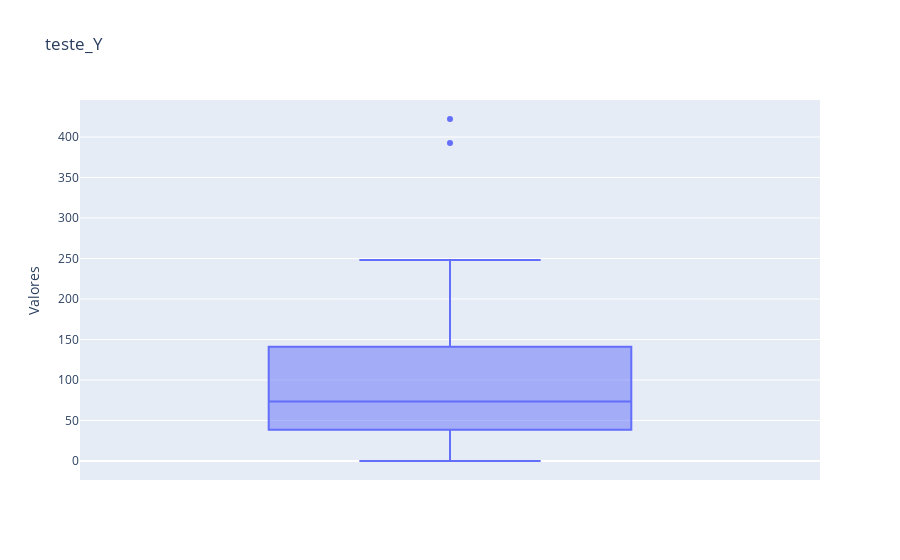

The code cell stored with this chart in its notebook:
### Markdown cell above
### Plot a distribuição da coluna Y usando o box plot da lib plotly

### Code cell
plot_y = px.box(data, y ="Y", title="teste_Y", labels={"Y": "Valores"})
plot_y.show()

### Figure 1 — Plotly figure (JSON) as saved in the notebook; plotly's stock layout.template omitted (floating-point values rounded to 4 significant figures)
{"data": [{"alignmentgroup": "True", "hovertemplate": "Valores=%{y}<extra></extra>", "legendgroup": "", "marker": {"color": "#636efa"}, "name": "", "notched": false, "offsetgroup": "", "orientation": "v", "showlegend": false, "type": "box", "x0": " ", "xaxis": "x", "y": [392.5, 46.2, 15.7, 422.2, 119.4, 170.9, 56.9, 77.5, 214, 65.3, 20.9, 248.1, 23.5, 39.6, 48.8, 6.6, 134.9, 50.9, 4.4, 113, 14.8, 48.7, 52.1, 13.2, 103.9, 77.5, 11.8, 98.1, 27.9, 38.1, 0, 69.2, 14.6, 40.3, 161.5, 57.2, 217.6, 58.1, 12.6, 59.6, 89.9, 202.4, 181.3, 152.8, 162.8, 73.4, 21.3, 92.6, 76.1, 39.9, 142.1, 93, 31.9, 32.1, 55.6, 133.3, 194.5, 137.9, 87.4, 209.8, 95.5, 244.6, 187.5], "y0": " ", "yaxis": "y"}], "layout": {"autosize": true, "boxmode": "group", "legend": {"tracegroupgap": 0}, "title": {"text": "teste_Y"}, "xaxis": {"anchor": "y", "autorange": true, "domain": [0, 1], "range": [-0.5, 0.5], "type": "category"}, "yaxis": {"anchor": "x", "autorange": true, "domain": [0, 1], "range": [-23.46, 445.7], "title": {"text": "Valores"}, "type": "linear"}}}
